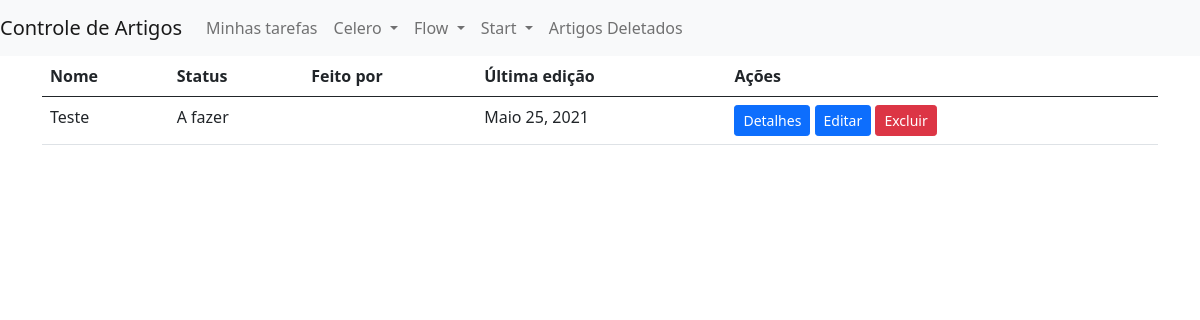
The app's page /artigos/celero/, older data.
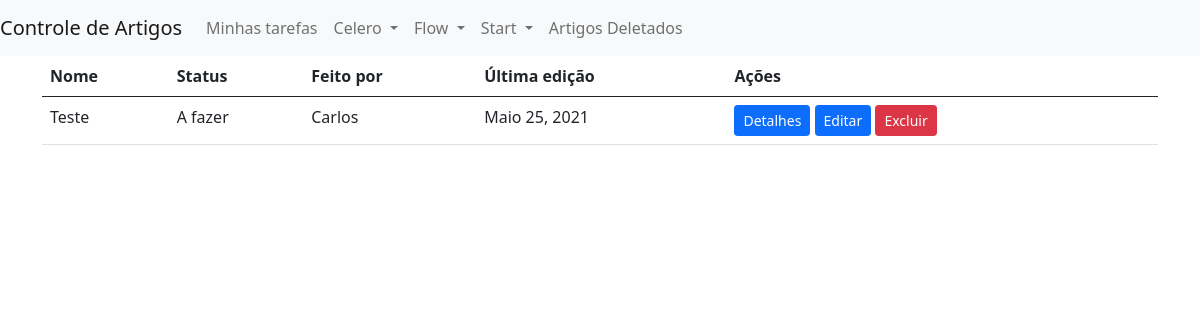
The same page, newer data.
### articles/models.py (models this page shows, shortened)
class Article(models.Model):
    STATUS_CHOICES = (
        ('AF', 'A fazer'),
        ('FF', 'Feito'),
        ('AR', 'Atualizar'),
        ('AO', 'Atualizado')
    )
    PRODUCT_CHOICES = (
        ('CE', 'Celero'),
        ('ST', 'Start'),
        ('FW', 'Flow')
    )
    article_id = models.UUIDField(primary_key=True, editable=False, default=uuid.uuid4)
    name = models.CharField(max_length=150)
    url = models.URLField(max_length=200, null=True, blank=True)
    status = models.CharField(max_length=2, choices=STATUS_CHOICES)
    last_updated = models.DateField(auto_now=True)
    owner = models.ForeignKey(User, null=True, blank=True, on_delete=models.SET_NULL)
    category = models.CharField(max_length=150, null=True, blank=True)
    product = models.CharField(max_length=2, choices=PRODUCT_CHOICES)
    is_deleted = models.BooleanField(default=False)

### articles/views.py (the view)
# urls.py: path('celero/', views.celero_list_articles, name='celero_list_articles'),
def celero_list_articles(request):
    template_name = 'articles/list_articles.html'
    articles = Article.objects.filter(is_deleted=False, product='CE')
    context = {
        'articles': articles
    }
    return render(request, template_name, context)

### templates/articles/list_articles.html (shortened to what this page needs)
{% extends 'base.html' %}
{% block body %}
    <div class="container">
        <div class="row">
            <div class="col-md-12">
                <table class="table">
                    <thead>
                      <tr>
                        <th scope="col">Nome</th>
                        <th scope="col">Status</th>
                        <th scope="col">Feito por</th>
                        <th scope="col">Última edição</th>
                        <th scope="col">Ações</th>
                      </tr>
                    </thead>
                    <tbody>
                          {% for article in articles  %}
                          <tr>
                            <td>{{article.name}}</td>
                            <td>{{article.get_status_display}}</td>
                            <td>{{article.owner.first_name}}</td>
                            <td>{{article.last_updated}}</td>
                            <td>
                              <a href="#" class="btn btn-primary btn-sm">Detalhes</a>
                              <a href="{% url 'artigos:edit_article' article.article_id  %}" class="btn btn-primary btn-sm">Editar</a>
                              <a href="{% url 'artigos:delete_article' article.article_id  %}" class="btn btn-danger btn-sm confirm-delete" data-toggle="modal", data-target="#confirmDeleteModal" id="deleteButton-{{ article.article_id }}" >Excluir</a>
                            </td>
                          </tr>
                          {% endfor %}
                    </tbody>
                  </table>
            </div>
        </div>
    </div>
{% endblock body %}

Row changes from the older to the newer data that the page shows:
changed Article "Teste": owner.first_name (not shown) → "Carlos"
